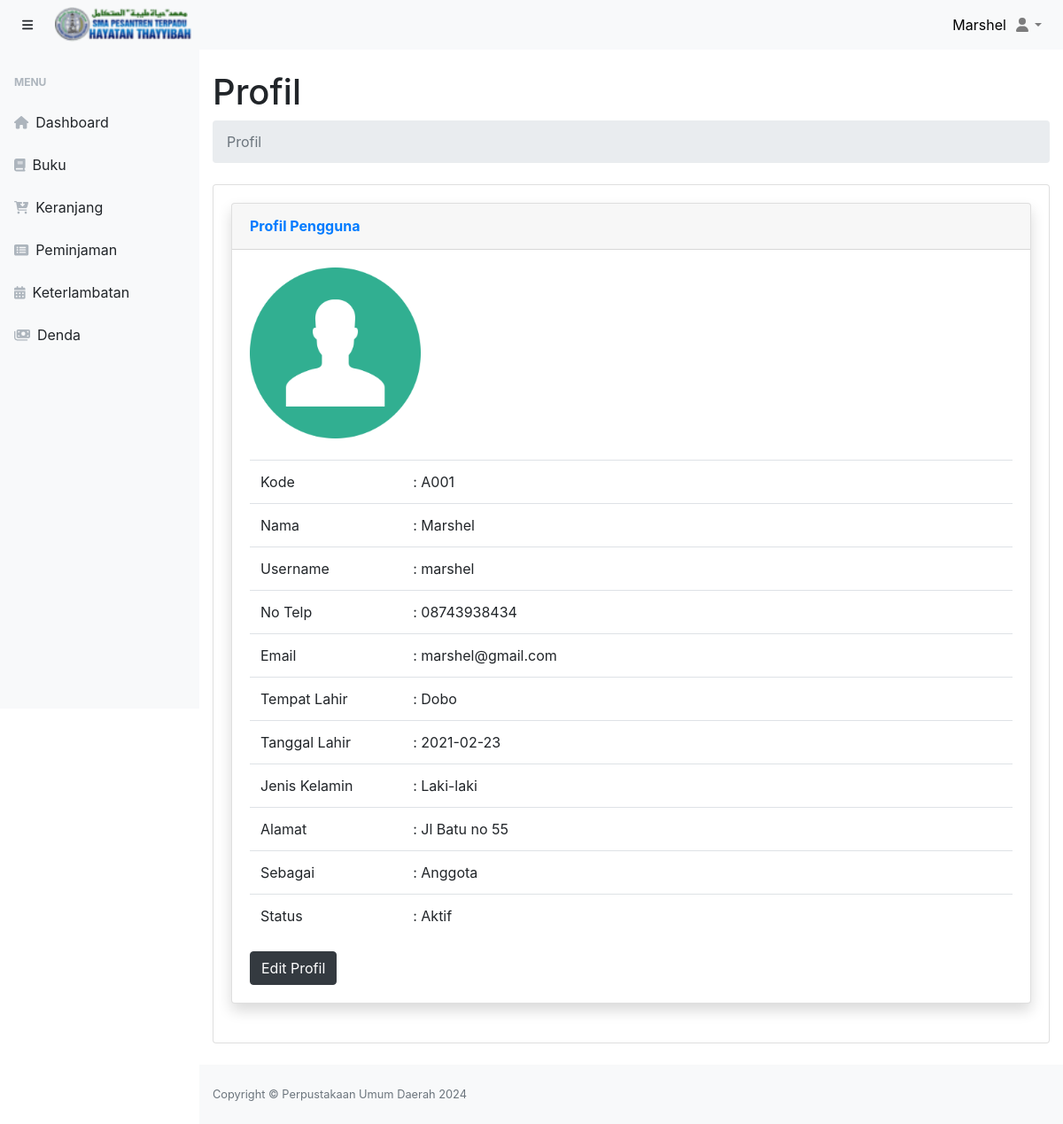
The app's page /dist/halaman.php?page=profil (signed in) with its own data.
### tables this page shows
CREATE TABLE `pengguna` (
  `id_pengguna` int(11) NOT NULL,
  `kode_pengguna` char(9) NOT NULL,
  `username` varchar(50) NOT NULL,
  `password` varchar(500) NOT NULL,
  `level` varchar(20) NOT NULL,
  `status` int(11) NOT NULL
);

CREATE TABLE `anggota` (
  `id_anggota` int(11) NOT NULL,
  `kode_anggota` char(10) NOT NULL,
  `nama_anggota` varchar(50) NOT NULL,
  `foto` varchar(100) NOT NULL DEFAULT 'foto_default.png',
  `no_telp` char(14) NOT NULL,
  `email` varchar(50) NOT NULL,
  `alamat` varchar(50) NOT NULL,
  `jenis_kelamin` int(11) NOT NULL,
  `tempat_lahir` varchar(50) NOT NULL,
  `tanggal_lahir` date NOT NULL
);

CREATE TABLE `profil_aplikasi` (
  `id` int(11) NOT NULL,
  `nama_aplikasi` varchar(30) NOT NULL,
  `nama_pimpinan` varchar(100) NOT NULL,
  `alamat` varchar(100) NOT NULL,
  `no_telp` char(14) NOT NULL,
  `website` varchar(50) NOT NULL,
  `logo` varchar(100) NOT NULL
);

### dist/profil/index.php (the view, shortened to what this page needs)
<main>
    <div class="container-fluid">
        <h1 class="mt-4">Profil</h1>
        <ol class="breadcrumb mb-4">
            <li class="breadcrumb-item active">Profil</li>
        </ol>
        <div class="card mb-4">
            <div class="card-body">
                <div class="row">
                    <div class="col-xl-12 col-lg-5">
                        <div class="card shadow mb-4">
                            <div class="card-header py-3 d-flex flex-row align-items-center justify-content-between">
                                <h6 class="m-0 font-weight-bold text-primary">Profil Pengguna</h6>
                            </div>
                            <?php
                                include '../config/database.php';
                                $id_pengguna=$_SESSION["id_pengguna"];
                                if ($_SESSION["level"]=='Anggota' or $_SESSION["level"]=='anggota'){
                                    $sql="select * from pengguna p
                                    inner join anggota a on a.kode_anggota=p.kode_pengguna
                                    where p.id_pengguna=$id_pengguna limit 1";
                                }
                                $hasil=mysqli_query($kon,$sql);
                                $data = mysqli_fetch_array($hasil);
                            ?>
                            <div class="card-body">
                                <div class="row">
                                    <div class="col-sm-3">
                                    <?php
                                        if ($_SESSION["level"]=='Anggota' or $_SESSION["level"]=='anggota'):
                                    ?>
                                    <img class="card-img-top" src="anggota/foto/<?php echo $data['foto'];?>" alt="Card image">
                                    <?php endif; ?>
                                    </div>
                                </div>
                                <BR>
                                <div class="row">
                                    <div class="col-sm-12">
                                        <table class="table">
                                            <tbody>
                                                <tr>
                                                    <td>Kode</td>
                                                    <td width="80%">: <?php echo $data['kode_pengguna'];?></td>
                                                </tr>
                                                <tr>
                                                    <td>Nama</td>
                                                    <?php if ($_SESSION["level"]=='Anggota' or $_SESSION["level"]=='anggota'):?>
                                                    <td width="80%">: <?php echo $data['nama_anggota'];?></td>
                                                    <?php endif; ?>
                                                </tr>
                                                <tr>
                                                    <td>Username</td>
                                                    <td width="80%">: <?php echo $data['username'];?></td>
                                                </tr>
                                                <tr>
                                                    <td>No Telp</td>
                                                    <td width="80%">: <?php echo $data['no_telp'];?></td>
                                                </tr>
                                                <tr>
                                                    <td>Email</td>
                                                    <td width="80%">: <?php echo $data['email'];?></td>
                                                </tr>
                                                <?php if ($_SESSION["level"]=='Anggota' or $_SESSION["level"]=='anggota'):?>
                                                <tr>
                                                    <td>Tempat Lahir</td>
                                                    <td width="80%">: <?php echo $data['tempat_lahir'];?></td>
                                                </tr>
                                                <tr>
                                                    <td>Tanggal Lahir</td>
                                                    <td width="80%">: <?php echo $data['tanggal_lahir'];?></td>
                                                </tr>
                                                <tr>
                                                    <td>Jenis Kelamin</td>
                                                    <td width="80%">:  <?php echo $data['jenis_kelamin'] == 1 ? 'Laki-laki' : 'Perempuan';?></td>
                                                </tr>
                                                <tr>
                                                    <td>Alamat</td>
                                                    <td width="80%">: <?php echo $data['alamat'];?></td>
                                                </tr>
                                                <?php endif; ?>
                                                <tr>
                                                    <td>Sebagai</td>
                                                    <td width="80%">: <?php echo $data['level'];?></td>
                                                </tr>
                                                <tr>
                                                    <td>Status</td>
                                                    <td width="80%">: <?php echo $data['status'] == 1 ? 'Aktif' : 'Tidak Aktif';?></td>
                                                </tr>
                                            </tbody>
                                        </table>
                                        <button type="button" class="btn btn-dark" data-toggle="modal" data-target="#ubah_profil">Edit Profil</button>
                                    </div>
                                </div>
                            </div>
                        </div>
                    </div>
                </div>
            </div>
        </div>
    </div>
</main>

### dist/halaman.php (shortened to what this page needs)
<!DOCTYPE html>
<html lang="en">
    <head>
        <link href="../src/templates/css/styles.css" rel="stylesheet" />
        <link href="../src/plugin/bootstrap/css/bootstrap.min.css" rel="stylesheet" />
        <link rel="stylesheet" href="https://cdnjs.cloudflare.com/ajax/libs/font-awesome/6.4.0/css/all.min.css">
        <link href="../src/plugin/datatables/dataTables.bootstrap4.min.css" rel="stylesheet" />
    </head>
    <body class="sb-nav-fixed">
        <nav class="sb-topnav navbar navbar-expand navbar-light bg-light">
            <button class="btn btn-link btn-sm order-1 order-lg-0" id="sidebarToggle" href="#"><i class="fas fa-bars"></i></button>
            <div class="navbar-brand" href="#"><img src="../src/img/logo126.png" alt="Logo" width="80%"></div>
            <div class="sb-nav-footer" style="color: black;">
                        <div  >
                        <?php
                            if ($_SESSION['level']=='Anggota' or $_SESSION['level']=='anggota'):
                                echo $_SESSION["nama_anggota"];
                            endif;
                        ?>
                        </div>
            </div>
            <ul class="navbar-nav ml-auto ml-md-0">
                <li class="nav-item dropdown">
                    <a class="nav-link dropdown-toggle" id="userDropdown" href="#" role="button" data-toggle="dropdown" aria-haspopup="true" aria-expanded="false"><i class="fas fa-user fa-fw"></i></a>
                </li>
            </ul>
        </nav>
        <div id="layoutSidenav">
            <div id="layoutSidenav_nav">
                <nav class="sb-sidenav accordion sb-sidenav-light" id="sidenavAccordion">
                    <div class="sb-sidenav-menu">
                        <?php
                        if ($_SESSION['level']=='Anggota' or $_SESSION['level']=='anggota'):
                        ?>
                        <div class="nav">
                            <div class="sb-sidenav-menu-heading">Menu</div>
                            <a class="nav-link" href="halaman.php?page=dashboard">
                                <div class="sb-nav-link-icon"><i class="fas fa-home"></i></div>
                                Dashboard
                            </a>
                            <a class="nav-link" href="halaman.php?page=pustaka">
                                <div class="sb-nav-link-icon"><i class="fas fa-book"></i></div>
                                Buku
                            </a>
                            <a class="nav-link" href="halaman.php?page=keranjang">
                                <div class="sb-nav-link-icon"><i class="fas fa-cart-arrow-down"></i></div>
                                Keranjang
                            </a>
                            <a class="nav-link" href="halaman.php?page=peminjaman-saya">
                                <div class="sb-nav-link-icon"><i class="fas fa-list-alt"></i></div>
                                Peminjaman
                            </a>
                            <a class="nav-link" href="halaman.php?page=keterlambatan-saya">
                                <div class="sb-nav-link-icon"><i class="fas fa-calendar-alt"></i></div>
                                Keterlambatan
                            </a>
                            <a class="nav-link" href="halaman.php?page=denda-saya">
                                <div class="sb-nav-link-icon"><i class="fa-solid fa-money-bills"></i></div>
                                Denda
                            </a>
                        </div>
                        <?php endif; ?>
                    </div>
                </nav>
            </div>
            <div id="layoutSidenav_content">
                <?php
                    if(isset($_GET['page'])){
                        $page = $_GET['page'];
                        switch ($page) {
                            case 'profil':
                                include "profil/index.php";
                            break;
                        }
                    }
                ?>
                <footer class="py-4 bg-light mt-auto">
                    <div class="container-fluid">
                        <div class="d-flex align-items-center justify-content-between small">
                        <?php
                            include '../config/database.php';
                            $hasil=mysqli_query($kon,"select nama_aplikasi from profil_aplikasi order by nama_aplikasi desc limit 1");
                            $data = mysqli_fetch_array($hasil);
                        ?>
                        <div class="text-muted">Copyright &copy; <?php echo $data['nama_aplikasi'];?> <?php echo date('Y');?></div>
                        </div>
                    </div>
                </footer>
            </div>
        </div>
        <link href="../src/plugin/select2/select2.min.css" rel="stylesheet" />
        <link href="../src/js/jquery-ui/jquery-ui.css" rel="stylesheet" />
    </body>
</html>

### records on screen
pengguna: anggota.foto (placeholder picture), kode_pengguna "A001", anggota.nama_anggota "Marshel", username "marshel", anggota.no_telp "08743938434", anggota.email "marshel@gmail.com", anggota.tempat_lahir "Dobo", anggota.tanggal_lahir "2021-02-23", anggota.alamat "Jl Batu no 55", level "Anggota"
profil_aplikasi: nama_aplikasi "Perpustakaan Umum Daerah"

### other values on screen
$_SESSION["nama_anggota"] "Marshel"
